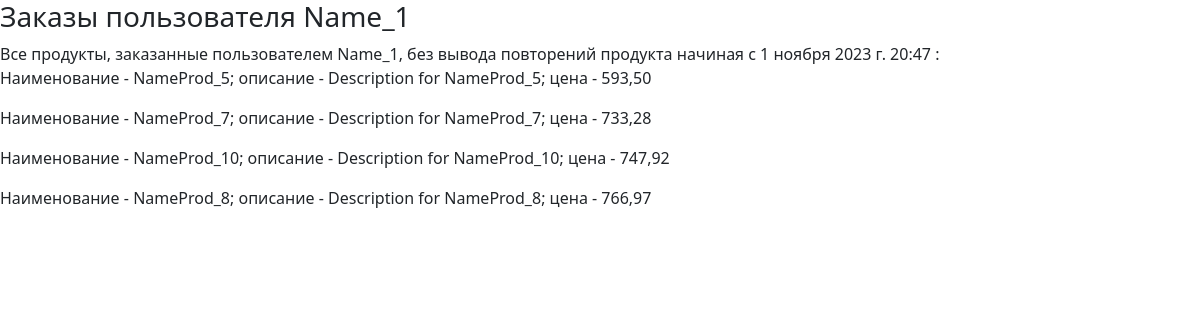
Page /homework/customer/21/21 on the earlier database version.
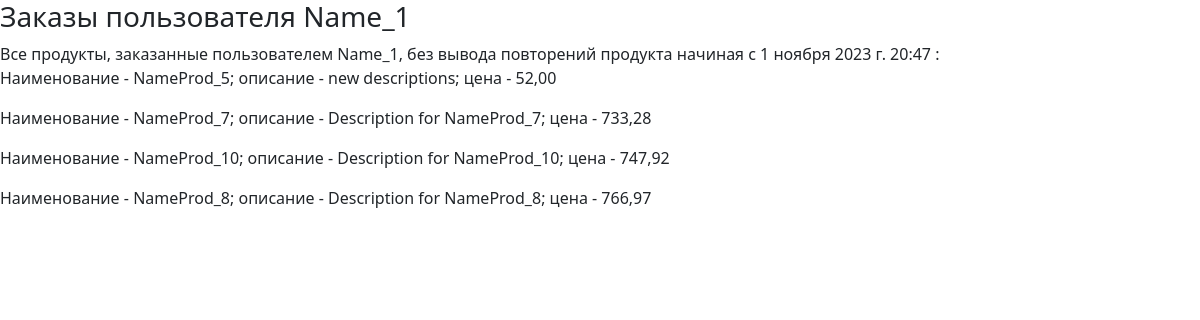
Same page on the later database version.
### hw_les_02/models.py (models this page shows, shortened)
class Customer(models.Model):
    name = models.CharField(max_length=100)
    email = models.EmailField()
    telephone = models.CharField(max_length=11)
    address = models.CharField(max_length=1000)
    reg_date = models.DateTimeField(auto_now_add=True)

class Product(models.Model):
    name = models.CharField(max_length=100)
    description = models.TextField()
    price = models.DecimalField(max_digits=8, decimal_places=2)
    quantity = models.DecimalField(max_digits=8, decimal_places=3)
    date_add = models.DateTimeField(auto_now_add=True)
    image = models.ImageField(upload_to='hw_les_02')

### hw_les_02/views.py (the view)
# urls.py: path('customer/<int:customer_id>/<int:order_delta>', customer_prod, name='customer_prod'),
def customer_prod(request, customer_id, order_delta):
    customer = get_object_or_404(Customer, pk=customer_id)
    delta_or = datetime.today()-timedelta(days=order_delta) # задаем с какого периода (даты) нам получить данные
    orders = Order.objects.filter(customer=customer).filter(date_ordered__gt=delta_or) # первый фильтр получает пользователя, второй - спецификатор позволяет найти объекты начиная с периода заданного выше
    temp_prod = [] # по заданию нам нужно чтобы "Товары в списке не должны повторятся" поэтому применяю блок с 10 по 14 строку
    for order in orders:
        for product in order.products.all():
            if product not in temp_prod:
                temp_prod.append(product)
    context = {"title": f"Заказы {customer.name}",
               "customer": customer,
               "orders": orders,
               "products": temp_prod,
               "delta_or": delta_or}
    return render(request, "hw_les_02/index.html", context)

### hw_les_02/templates/hw_les_02/index.html (shortened to what this page needs)
{% extends 'base.html' %}
{% block content %}
    <h3>Заказы пользователя {{ customer.name }}</h3>
    Все продукты, заказанные пользователем {{ customer.name }}, без вывода повторений продукта начиная с {{ delta_or }} :
    {% for product in products %}
    <p> Наименование - {{ product.name }}; описание - {{ product.description }}; цена - {{ product.price }}</p>
    {% endfor %}
{% endblock %}

### templates/base.html (shortened to what this page needs)
<!DOCTYPE html>
<html lang="ru">
    <head>
        <link href="https://cdn.jsdelivr.net/npm/bootstrap@5.3.2/dist/css/bootstrap.min.css" rel="stylesheet">
</head>
<body>
    {% block content %}{% endblock %}
</body>
</html>

Differences in the rows shown:
changed Product "NameProd_5": description "Description for NameProd_5" → "new descriptions"; price "593,50" → "52,00"
